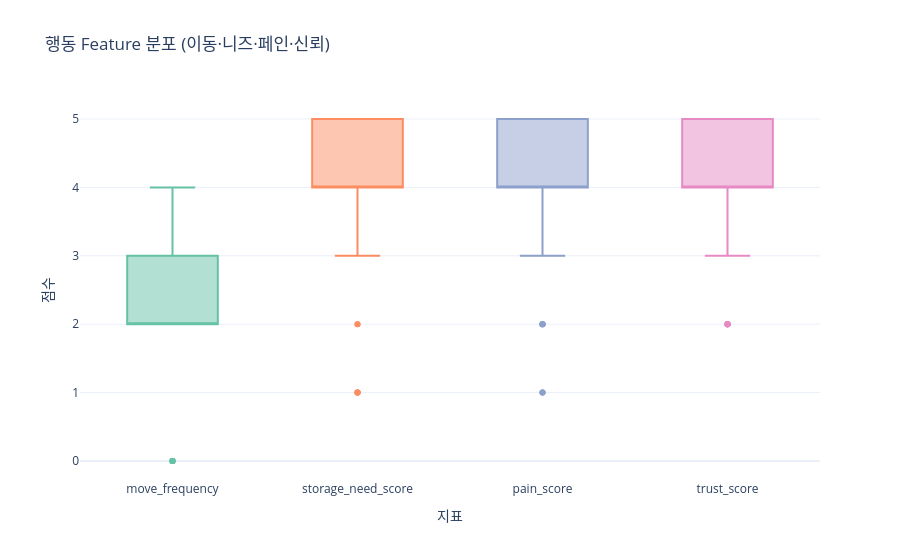

Notebook code cell kept with this figure:
### Markdown cell above
### 📌 그래프 설명 — 응답자 인구통계

설문 응답자의 기본 프로필을 시각화했습니다.

- **성별:** 여성 55%, 남성 45% — 균형에 가까운 분포
- **연령대:** 20대 61%, 30대 27% — 청년층 중심
- **직업:** 대학생 45%, 직장인 25%, 취준생 18% — 메인 타겟 + 확장 후보가 함께 포함
- **가구:** 1인 가구 61% — STP 메인 타겟(기숙사생·자취생)과 일치

### ✅ 소결론

응답자 구성은 짐토리 **메인 타겟(20대·대학생·1인가구)** 과 겹치면서, **직장인·취준생** 등 확장 검증에 필요한 세그먼트도 충분히 포함되어 있습니다.

### Code cell
behavior_cols = ["move_frequency", "storage_need_score", "pain_score", "trust_score"]
melted = features[behavior_cols].melt(var_name="지표", value_name="점수")

fig = px.box(
    melted, x="지표", y="점수", color="지표",
    title="행동 Feature 분포 (이동·니즈·페인·신뢰)",
    template=PLOTLY_TEMPLATE, color_discrete_sequence=COLORS,
)
fig.update_layout(showlegend=False)
fig.show()

### Figure 1 — Plotly figure (JSON) as saved in the notebook; plotly's stock layout.template omitted (floating-point values rounded to 4 significant figures)
{"data": [{"alignmentgroup": "True", "hovertemplate": "지표=%{x}<br>점수=%{y}<extra></extra>", "legendgroup": "move_frequency", "marker": {"color": "rgb(102,194,165)"}, "name": "move_frequency", "notched": false, "offsetgroup": "move_frequency", "orientation": "v", "showlegend": true, "type": "box", "x": ["move_frequency", "move_frequency", "move_frequency", "move_frequency", "move_frequency", "move_frequency", "move_frequency", "move_frequency", "move_frequency", "move_frequency", "move_frequency", "move_frequency", "move_frequency", "move_frequency", "move_frequency", "move_frequency", "move_frequency", "move_frequency", "move_frequency", "move_frequency", "move_frequency", "move_frequency", "move_frequency", "move_frequency", "move_frequency", "move_frequency", "move_frequency", "move_frequency", "move_frequency", "move_frequency", "move_frequency", "move_frequency", "move_frequency", "move_frequency", "move_frequency", "move_frequency", "move_frequency", "move_frequency", "move_frequency", "move_frequency", "move_frequency", "move_frequency", "move_frequency", "move_frequency", "move_frequency", "move_frequency", "move_frequency", "move_frequency", "move_frequency", "move_frequency", "move_frequency", "move_frequency", "move_frequency", "move_frequency", "move_frequency", "move_frequency", "move_frequency", "move_frequency", "move_frequency", "move_frequency", "move_frequency", "move_frequency", "move_frequency", "move_frequency", "move_frequency", "move_frequency", "move_frequency", "move_frequency", "move_frequency", "move_frequency", "move_frequency", "move_frequency", "move_frequency", "move_frequency", "move_frequency", "move_frequency", "move_frequency", "move_frequency", "move_frequency", "move_frequency", "move_frequency", "move_frequency", "move_frequency", "move_frequency", "move_frequency", "move_frequency", "move_frequency", "move_frequency", "move_frequency", "move_frequency", "move_frequency", "move_frequency", "move_frequency", "move_frequency", "move_frequency", "move_frequency", "move_frequency", "move_frequency", "move_frequency", "move_frequency", "move_frequency", "move_frequency", "move_frequency", "move_frequency", "move_frequency", "move_frequency"], "x0": " ", "xaxis": "x", "y": [2.0, 2.0, 3.0, 2.0, 2.0, 4.0, 2.0, 2.0, 4.0, 4.0, 2.0, 2.0, 2.0, 0.0, 3.0, 3.0, 2.0, 2.0, 3.0, 2.0, 2.0, 0.0, 3.0, 0.0, 4.0, 3.0, 3.0, 2.0, 0.0, 0.0, 2.0, 2.0, 2.0, 2.0, 0.0, 3.0, 3.0, 2.0, 3.0, 4.0, 3.0, 3.0, 3.0, 3.0, 3.0, 3.0, 2.0, 2.0, 2.0, 2.0, 2.0, 2.0, 2.0, 2.0, 2.0, 2.0, 2.0, 2.0, 2.0, 4.0, 2.0, 2.0, 2.0, 2.0, 3.0, 4.0, 3.0, 2.0, 3.0, 2.0, 2.0, 4.0, 4.0, 3.0, 3.0, 3.0, 2.0, 2.0, 3.0, 3.0, 4.0, 2.0, 3.0, 3.0, 2.0, 2.0, 2.0, 3.0, 3.0, 3.0, 2.0, 4.0, 2.0, 2.0, 3.0, 4.0, 2.0, 2.0, 2.0, 2.0, 2.0, 2.0, 2.0, 4.0, 2.0, 2.0], "y0": " ", "yaxis": "y"}, {"alignmentgroup": "True", "hovertemplate": "지표=%{x}<br>점수=%{y}<extra></extra>", "legendgroup": "storage_need_score", "marker": {"color": "rgb(252,141,98)"}, "name": "storage_need_score", "notched": false, "offsetgroup": "storage_need_score", "orientation": "v", "showlegend": true, "type": "box", "x": ["storage_need_score", "storage_need_score", "storage_need_score", "storage_need_score", "storage_need_score", "storage_need_score", "storage_need_score", "storage_need_score", "storage_need_score", "storage_need_score", "storage_need_score", "storage_need_score", "storage_need_score", "storage_need_score", "storage_need_score", "storage_need_score", "storage_need_score", "storage_need_score", "storage_need_score", "storage_need_score", "storage_need_score", "storage_need_score", "storage_need_score", "storage_need_score", "storage_need_score", "storage_need_score", "storage_need_score", "storage_need_score", "storage_need_score", "storage_need_score", "storage_need_score", "storage_need_score", "storage_need_score", "storage_need_score", "storage_need_score", "storage_need_score", "storage_need_score", "storage_need_score", "storage_need_score", "storage_need_score", "storage_need_score", "storage_need_score", "storage_need_score", "storage_need_score", "storage_need_score", "storage_need_score", "storage_need_score", "storage_need_score", "storage_need_score", "storage_need_score", "storage_need_score", "storage_need_score", "storage_need_score", "storage_need_score", "storage_need_score", "storage_need_score", "storage_need_score", "storage_need_score", "storage_need_score", "storage_need_score", "storage_need_score", "storage_need_score", "storage_need_score", "storage_need_score", "storage_need_score", "storage_need_score", "storage_need_score", "storage_need_score", "storage_need_score", "storage_need_score", "storage_need_score", "storage_need_score", "storage_need_score", "storage_need_score", "storage_need_score", "storage_need_score", "storage_need_score", "storage_need_score", "storage_need_score", "storage_need_score", "storage_need_score", "storage_need_score", "storage_need_score", "storage_need_score", "storage_need_score", "storage_need_score", "storage_need_score", "storage_need_score", "storage_need_score", "storage_need_score", "storage_need_score", "storage_need_score", "storage_need_score", "storage_need_score", "storage_need_score", "storage_need_score", "storage_need_score", "storage_need_score", "storage_need_score", "storage_need_score", "storage_need_score", "storage_need_score", "storage_need_score", "storage_need_score", "storage_need_score", "storage_need_score"], "x0": " ", "xaxis": "x", "y": [5.0, 5.0, 5.0, 3.0, 5.0, 5.0, 5.0, 4.0, 5.0, 5.0, 4.0, 5.0, 5.0, 1.0, 3.0, 5.0, 5.0, 4.0, 5.0, 4.0, 4.0, 4.0, 2.0, 2.0, 5.0, 5.0, 4.0, 1.0, 1.0, 1.0, 4.0, 5.0, 5.0, 4.0, 1.0, 4.0, 3.0, 4.0, 4.0, 5.0, 4.0, 5.0, 5.0, 4.0, 5.0, 4.0, 4.0, 4.0, 3.0, 3.0, 4.0, 4.0, 4.0, 4.0, 5.0, 5.0, 5.0, 5.0, 5.0, 5.0, 4.0, 4.0, 4.0, 4.0, 4.0, 5.0, 5.0, 4.0, 5.0, 5.0, 4.0, 4.0, 4.0, 5.0, 5.0, 5.0, 5.0, 4.0, 4.0, 4.0, 5.0, 4.0, 5.0, 4.0, 4.0, 4.0, 5.0, 4.0, 4.0, 5.0, 4.0, 5.0, 5.0, 5.0, 5.0, 5.0, 4.0, 4.0, 5.0, 4.0, 5.0, 4.0, 5.0, 5.0, 5.0, 5.0], "y0": " ", "yaxis": "y"}, {"alignmentgroup": "True", "hovertemplate": "지표=%{x}<br>점수=%{y}<extra></extra>", "legendgroup": "pain_score", "marker": {"color": "rgb(141,160,203)"}, "name": "pain_score", "notched": false, "offsetgroup": "pain_score", "orientation": "v", "showlegend": true, "type": "box", "x": ["pain_score", "pain_score", "pain_score", "pain_score", "pain_score", "pain_score", "pain_score", "pain_score", "pain_score", "pain_score", "pain_score", "pain_score", "pain_score", "pain_score", "pain_score", "pain_score", "pain_score", "pain_score", "pain_score", "pain_score", "pain_score", "pain_score", "pain_score", "pain_score", "pain_score", "pain_score", "pain_score", "pain_score", "pain_score", "pain_score", "pain_score", "pain_score", "pain_score", "pain_score", "pain_score", "pain_score", "pain_score", "pain_score", "pain_score", "pain_score", "pain_score", "pain_score", "pain_score", "pain_score", "pain_score", "pain_score", "pain_score", "pain_score", "pain_score", "pain_score", "pain_score", "pain_score", "pain_score", "pain_score", "pain_score", "pain_score", "pain_score", "pain_score", "pain_score", "pain_score", "pain_score", "pain_score", "pain_score", "pain_score", "pain_score", "pain_score", "pain_score", "pain_score", "pain_score", "pain_score", "pain_score", "pain_score", "pain_score", "pain_score", "pain_score", "pain_score", "pain_score", "pain_score", "pain_score", "pain_score", "pain_score", "pain_score", "pain_score", "pain_score", "pain_score", "pain_score", "pain_score", "pain_score", "pain_score", "pain_score", "pain_score", "pain_score", "pain_score", "pain_score", "pain_score", "pain_score", "pain_score", "pain_score", "pain_score", "pain_score", "pain_score", "pain_score", "pain_score", "pain_score", "pain_score", "pain_score"], "x0": " ", "xaxis": "x", "y": [5.0, 3.0, 2.0, 1.0, 4.0, 5.0, 5.0, 4.0, 4.0, 4.0, 3.0, 5.0, 5.0, 1.0, 3.0, 3.0, 4.0, 4.0, 5.0, 4.0, 5.0, 3.0, 3.0, 2.0, 4.0, 4.0, 3.0, 1.0, 2.0, 3.0, 4.0, 3.0, 4.0, 2.0, 4.0, 2.0, 4.0, 5.0, 5.0, 5.0, 5.0, 5.0, 5.0, 5.0, 5.0, 5.0, 5.0, 3.0, 4.0, 3.0, 4.0, 4.0, 4.0, 2.0, 4.0, 4.0, 4.0, 5.0, 4.0, 5.0, 4.0, 3.0, 5.0, 4.0, 5.0, 5.0, 4.0, 4.0, 4.0, 4.0, 4.0, 4.0, 5.0, 4.0, 5.0, 5.0, 3.0, 4.0, 4.0, 4.0, 4.0, 4.0, 4.0, 4.0, 3.0, 4.0, 4.0, 4.0, 4.0, 4.0, 4.0, 4.0, 5.0, 4.0, 4.0, 5.0, 4.0, 4.0, 4.0, 4.0, 4.0, 4.0, 4.0, 4.0, 4.0, 4.0], "y0": " ", "yaxis": "y"}, {"alignmentgroup": "True", "hovertemplate": "지표=%{x}<br>점수=%{y}<extra></extra>", "legendgroup": "trust_score", "marker": {"color": "rgb(231,138,195)"}, "name": "trust_score", "notched": false, "offsetgroup": "trust_score", "orientation": "v", "showlegend": true, "type": "box", "x": ["trust_score", "trust_score", "trust_score", "trust_score", "trust_score", "trust_score", "trust_score", "trust_score", "trust_score", "trust_score", "trust_score", "trust_score", "trust_score", "trust_score", "trust_score", "trust_score", "trust_score", "trust_score", "trust_score", "trust_score", "trust_score", "trust_score", "trust_score", "trust_score", "trust_score", "trust_score", "trust_score", "trust_score", "trust_score", "trust_score", "trust_score", "trust_score", "trust_score", "trust_score", "trust_score", "trust_score", "trust_score", "trust_score", "trust_score", "trust_score", "trust_score", "trust_score", "trust_score", "trust_score", "trust_score", "trust_score", "trust_score", "trust_score", "trust_score", "trust_score", "trust_score", "trust_score", "trust_score", "trust_score", "trust_score", "trust_score", "trust_score", "trust_score", "trust_score", "trust_score", "trust_score", "trust_score", "trust_score", "trust_score", "trust_score", "trust_score", "trust_score", "trust_score", "trust_score", "trust_score", "trust_score", "trust_score", "trust_score", "trust_score", "trust_score", "trust_score", "trust_score", "trust_score", "trust_score", "trust_score", "trust_score", "trust_score", "trust_score", "trust_score", "trust_score", "trust_score", "trust_score", "trust_score", "trust_score", "trust_score", "trust_score", "trust_score", "trust_score", "trust_score", "trust_score", "trust_score", "trust_score", "trust_score", "trust_score", "trust_score", "trust_score", "trust_score", "trust_score", "trust_score", "trust_score", "trust_score"], "x0": " ", "xaxis": "x", "y": [2.0, 3.0, 5.0, 5.0, 4.0, 5.0, 2.0, 4.0, 4.0, 2.0, 2.0, 2.0, 3.0, 4.0, 3.0, 3.0, 4.0, 2.0, 5.0, 4.0, 4.0, 3.0, 2.0, 3.0, 4.0, 4.0, 4.0, 5.0, 4.0, 3.0, 3.0, 3.0, 3.0, 2.0, 4.0, 4.0, 4.0, 5.0, 2.0, 4.0, 4.0, 5.0, 5.0, 5.0, 5.0, 4.0, 5.0, 4.0, 4.0, 4.0, 4.0, 4.0, 4.0, 4.0, 4.0, 4.0, 4.0, 4.0, 4.0, 5.0, 4.0, 4.0, 5.0, 4.0, 4.0, 5.0, 4.0, 5.0, 4.0, 4.0, 5.0, 4.0, 4.0, 4.0, 4.0, 5.0, 4.0, 4.0, 4.0, 4.0, 5.0, 4.0, 5.0, 3.0, 3.0, 4.0, 4.0, 4.0, 5.0, 5.0, 5.0, 4.0, 4.0, 4.0, 4.0, 5.0, 4.0, 4.0, 4.0, 4.0, 5.0, 5.0, 5.0, 5.0, 4.0, 4.0], "y0": " ", "yaxis": "y"}], "layout": {"boxmode": "overlay", "legend": {"title": {"text": "지표"}, "tracegroupgap": 0}, "showlegend": false, "title": {"text": "행동 Feature 분포 (이동·니즈·페인·신뢰)"}, "xaxis": {"anchor": "y", "categoryarray": ["move_frequency", "storage_need_score", "pain_score", "trust_score"], "categoryorder": "array", "domain": [0, 1], "title": {"text": "지표"}}, "yaxis": {"anchor": "x", "domain": [0, 1], "title": {"text": "점수"}}}}
